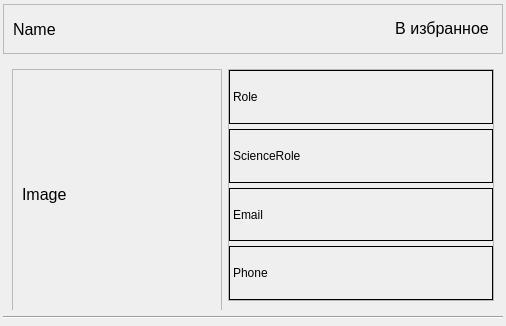
<?xml version="1.0" encoding="UTF-8"?>
<ui version="4.0">
 <class>Form</class>
 <widget class="QWidget" name="Form">
  <property name="geometry">
   <rect>
    <x>0</x>
    <y>0</y>
    <width>506</width>
    <height>326</height>
   </rect>
  </property>
  <property name="maximumSize">
   <size>
    <width>16777215</width>
    <height>16777215</height>
   </size>
  </property>
  <property name="font">
   <font>
    <pointsize>12</pointsize>
    <italic>false</italic>
    <bold>false</bold>
   </font>
  </property>
  <property name="windowTitle">
   <string>Form</string>
  </property>
  <property name="styleSheet">
   <string notr="true">font: 12pt &quot;Segoe UI&quot;;</string>
  </property>
  <property name="locale">
   <locale language="English" country="Germany"/>
  </property>
  <layout class="QVBoxLayout" name="verticalLayout">
   <property name="spacing">
    <number>5</number>
   </property>
   <property name="leftMargin">
    <number>3</number>
   </property>
   <property name="topMargin">
    <number>3</number>
   </property>
   <property name="rightMargin">
    <number>3</number>
   </property>
   <property name="bottomMargin">
    <number>3</number>
   </property>
   <item>
    <widget class="QFrame" name="frame_header">
     <property name="sizePolicy">
      <sizepolicy hsizetype="Expanding" vsizetype="Fixed">
       <horstretch>0</horstretch>
       <verstretch>0</verstretch>
      </sizepolicy>
     </property>
     <property name="minimumSize">
      <size>
       <width>0</width>
       <height>50</height>
      </size>
     </property>
     <property name="styleSheet">
      <string notr="true"/>
     </property>
     <property name="frameShape">
      <enum>QFrame::StyledPanel</enum>
     </property>
     <layout class="QHBoxLayout" name="horizontalLayout_2">
      <item>
       <widget class="QLabel" name="label_name">
        <property name="font">
         <font>
          <pointsize>12</pointsize>
          <italic>false</italic>
          <bold>false</bold>
         </font>
        </property>
        <property name="styleSheet">
         <string notr="true"/>
        </property>
        <property name="text">
         <string>Name</string>
        </property>
       </widget>
      </item>
      <item>
       <spacer name="horizontalSpacer">
        <property name="orientation">
         <enum>Qt::Horizontal</enum>
        </property>
        <property name="sizeHint" stdset="0">
         <size>
          <width>40</width>
          <height>20</height>
         </size>
        </property>
       </spacer>
      </item>
      <item>
       <widget class="QPushButton" name="btn_to_favorites">
        <property name="minimumSize">
         <size>
          <width>0</width>
          <height>0</height>
         </size>
        </property>
        <property name="text">
         <string>В избранное</string>
        </property>
        <property name="icon">
         <iconset>
          <normaloff>icons/alarm-clock-blue_24_24.png</normaloff>icons/alarm-clock-blue_24_24.png</iconset>
        </property>
        <property name="iconSize">
         <size>
          <width>16</width>
          <height>16</height>
         </size>
        </property>
        <property name="autoDefault">
         <bool>false</bool>
        </property>
        <property name="flat">
         <bool>true</bool>
        </property>
       </widget>
      </item>
     </layout>
    </widget>
   </item>
   <item>
    <widget class="QFrame" name="frame_main">
     <property name="sizePolicy">
      <sizepolicy hsizetype="Expanding" vsizetype="Minimum">
       <horstretch>0</horstretch>
       <verstretch>0</verstretch>
      </sizepolicy>
     </property>
     <property name="minimumSize">
      <size>
       <width>500</width>
       <height>0</height>
      </size>
     </property>
     <property name="maximumSize">
      <size>
       <width>16777215</width>
       <height>250</height>
      </size>
     </property>
     <layout class="QHBoxLayout" name="horizontalLayout">
      <item>
       <widget class="QFrame" name="frame_photo">
        <property name="minimumSize">
         <size>
          <width>200</width>
          <height>250</height>
         </size>
        </property>
        <property name="maximumSize">
         <size>
          <width>210</width>
          <height>300</height>
         </size>
        </property>
        <property name="frameShape">
         <enum>QFrame::StyledPanel</enum>
        </property>
        <property name="frameShadow">
         <enum>QFrame::Raised</enum>
        </property>
        <layout class="QHBoxLayout" name="horizontalLayout_3">
         <item>
          <widget class="QLabel" name="label_image">
           <property name="text">
            <string>Image</string>
           </property>
          </widget>
         </item>
        </layout>
       </widget>
      </item>
      <item>
       <widget class="QFrame" name="frame_info">
        <property name="styleSheet">
         <string notr="true">QLabel {
border-style: solid;
border-width: 1px;
}</string>
        </property>
        <property name="frameShape">
         <enum>QFrame::StyledPanel</enum>
        </property>
        <property name="frameShadow">
         <enum>QFrame::Raised</enum>
        </property>
        <layout class="QVBoxLayout" name="verticalLayout_3">
         <property name="spacing">
          <number>5</number>
         </property>
         <property name="leftMargin">
          <number>0</number>
         </property>
         <property name="topMargin">
          <number>0</number>
         </property>
         <property name="rightMargin">
          <number>0</number>
         </property>
         <property name="bottomMargin">
          <number>0</number>
         </property>
         <item>
          <widget class="QLabel" name="label_role">
           <property name="text">
            <string>Role</string>
           </property>
           <property name="margin">
            <number>5</number>
           </property>
          </widget>
         </item>
         <item>
          <widget class="QLabel" name="label_science_role">
           <property name="text">
            <string>ScienceRole</string>
           </property>
           <property name="margin">
            <number>5</number>
           </property>
          </widget>
         </item>
         <item>
          <widget class="QLabel" name="laberl_email">
           <property name="text">
            <string>Email</string>
           </property>
           <property name="margin">
            <number>5</number>
           </property>
          </widget>
         </item>
         <item>
          <widget class="QLabel" name="label_phone">
           <property name="text">
            <string>Phone</string>
           </property>
           <property name="margin">
            <number>5</number>
           </property>
          </widget>
         </item>
        </layout>
       </widget>
      </item>
     </layout>
    </widget>
   </item>
   <item>
    <widget class="Line" name="line">
     <property name="orientation">
      <enum>Qt::Horizontal</enum>
     </property>
    </widget>
   </item>
  </layout>
 </widget>
 <resources/>
 <connections/>
</ui>
